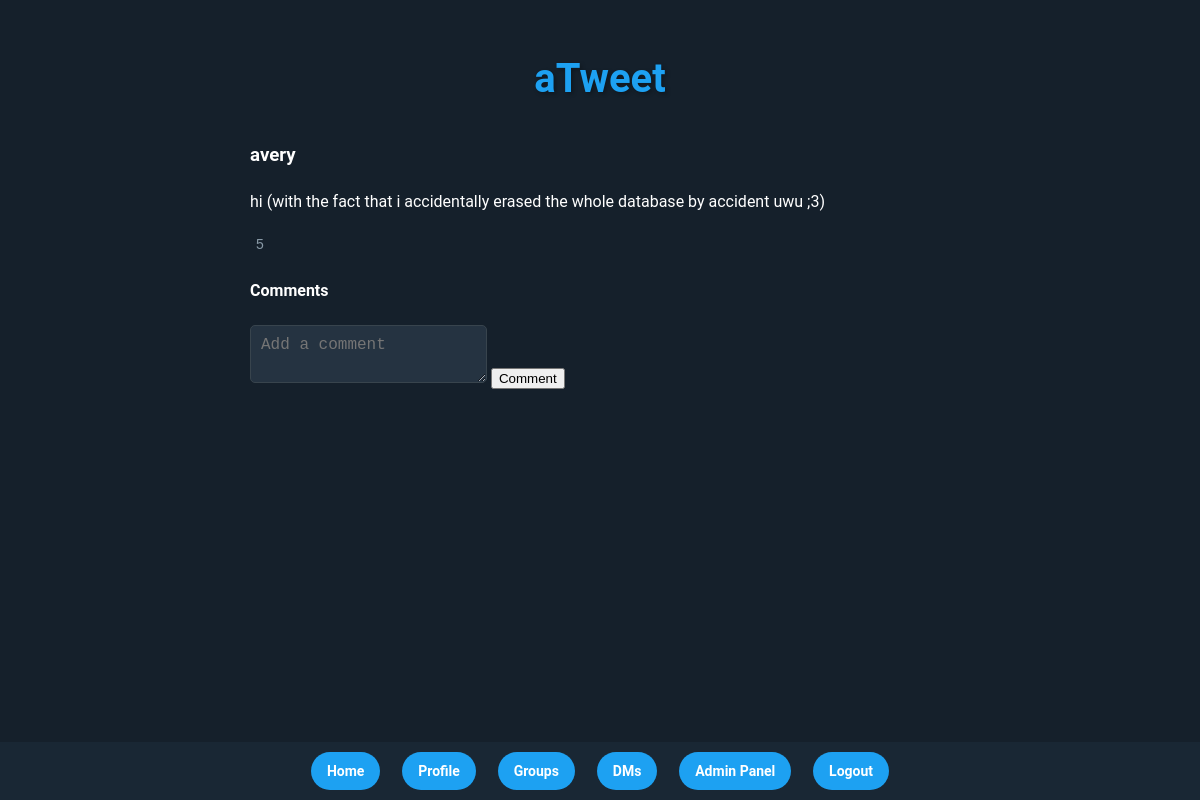
Screenshot of /tweet/13 (signed in) with the database file from the repository.
### tables this page shows
CREATE TABLE users (
            id INTEGER PRIMARY KEY AUTOINCREMENT,
            username TEXT NOT NULL UNIQUE,
            password TEXT NOT NULL,
            email TEXT NOT NULL,
            pfp TEXT,
            banner TEXT,
            created_at TIMESTAMP DEFAULT CURRENT_TIMESTAMP
        );

CREATE TABLE tweets (
            id INTEGER PRIMARY KEY AUTOINCREMENT,
            content TEXT NOT NULL,
            user_id INTEGER,
            created_at TIMESTAMP DEFAULT CURRENT_TIMESTAMP, likes INTEGER DEFAULT 0, rendered_content TEXT, original_tweet_id INTEGER REFERENCES tweets(id),
            FOREIGN KEY(user_id) REFERENCES "users_old"(id)
        );

### app.py (the view)
@app.route('/tweet/<int:tweet_id>')
def tweet_detail(tweet_id):
    if 'user_id' not in session:
        return redirect(url_for('login'))
    db = get_db()
    tweet = db.execute('SELECT t.id, t.content, u.username, u.pfp, t.likes FROM tweets t JOIN users u ON t.user_id = u.id WHERE t.id = ?', (tweet_id,)).fetchone()
    comments = db.execute('SELECT c.content, u.username FROM comments c JOIN users u ON c.user_id = u.id WHERE c.tweet_id = ?', (tweet_id,)).fetchall()
    liked_tweet_ids = {like['tweet_id'] for like in db.execute('SELECT tweet_id FROM likes WHERE user_id = ?', (session['user_id'],)).fetchall()}
    return render_template('tweet_detail.html', tweet=tweet, comments=comments, liked_tweet_ids=liked_tweet_ids)

### app.py (called while the page is built)
def get_user_by_id(user_id):
    db = get_db()
    user = db.execute('SELECT * FROM users WHERE id = ?', (user_id,)).fetchone()
    return dict(user) if user else None

def get_db():
    db = getattr(g, '_database', None)
    if db is None:
        db = g._database = sqlite3.connect(DATABASE)
        db.row_factory = sqlite3.Row
    return db

@app.teardown_appcontext
def close_connection(exception):
    db = getattr(g, '_database', None)
    if db is not None:
        db.close()

### templates/tweet_detail.html (shortened to what this page needs)
{% extends "base.html" %}
{% block content %}
    <div class="tweet-detail">
        <h3>{{ tweet.username }}</h3>
        <p>{{ tweet.content }}</p>
        <button class="like-button {% if tweet.id in liked_tweet_ids %}liked{% endif %}" data-tweet-id="{{ tweet.id }}">
             <span class="like-count">{{ tweet.likes }}</span>
        </button>
        <h4>Comments</h4>
        <form id="comment-form">
            <textarea name="content" rows="2" placeholder="Add a comment" required></textarea>
            <button type="submit">Comment</button>
        </form>
    </div>
{% endblock %}

### static/styles.css (style rules this page uses)
body { font-family: 'Roboto', sans-serif; margin: 0; padding: 0; background-color: #15202b; color: #ffffff; line-height: 1.6; min-height: 100vh; display: flex; flex-direction: column; }
.like-button, .comment-button { background: none; border: none; color: #8899a6; cursor: pointer; font-size: 14px; transition: color 0.3s; }
input[type="text"], input[type="password"], textarea { background-color: #253341; border: 1px solid #38444d; border-radius: 5px; padding: 10px; color: #ffffff; font-size: 16px; }

### rows the page displays
users: username "avery"
tweets: content "hi (with the fact that i accidentally erased the whole database by accident uwu ;3)", likes "5"
